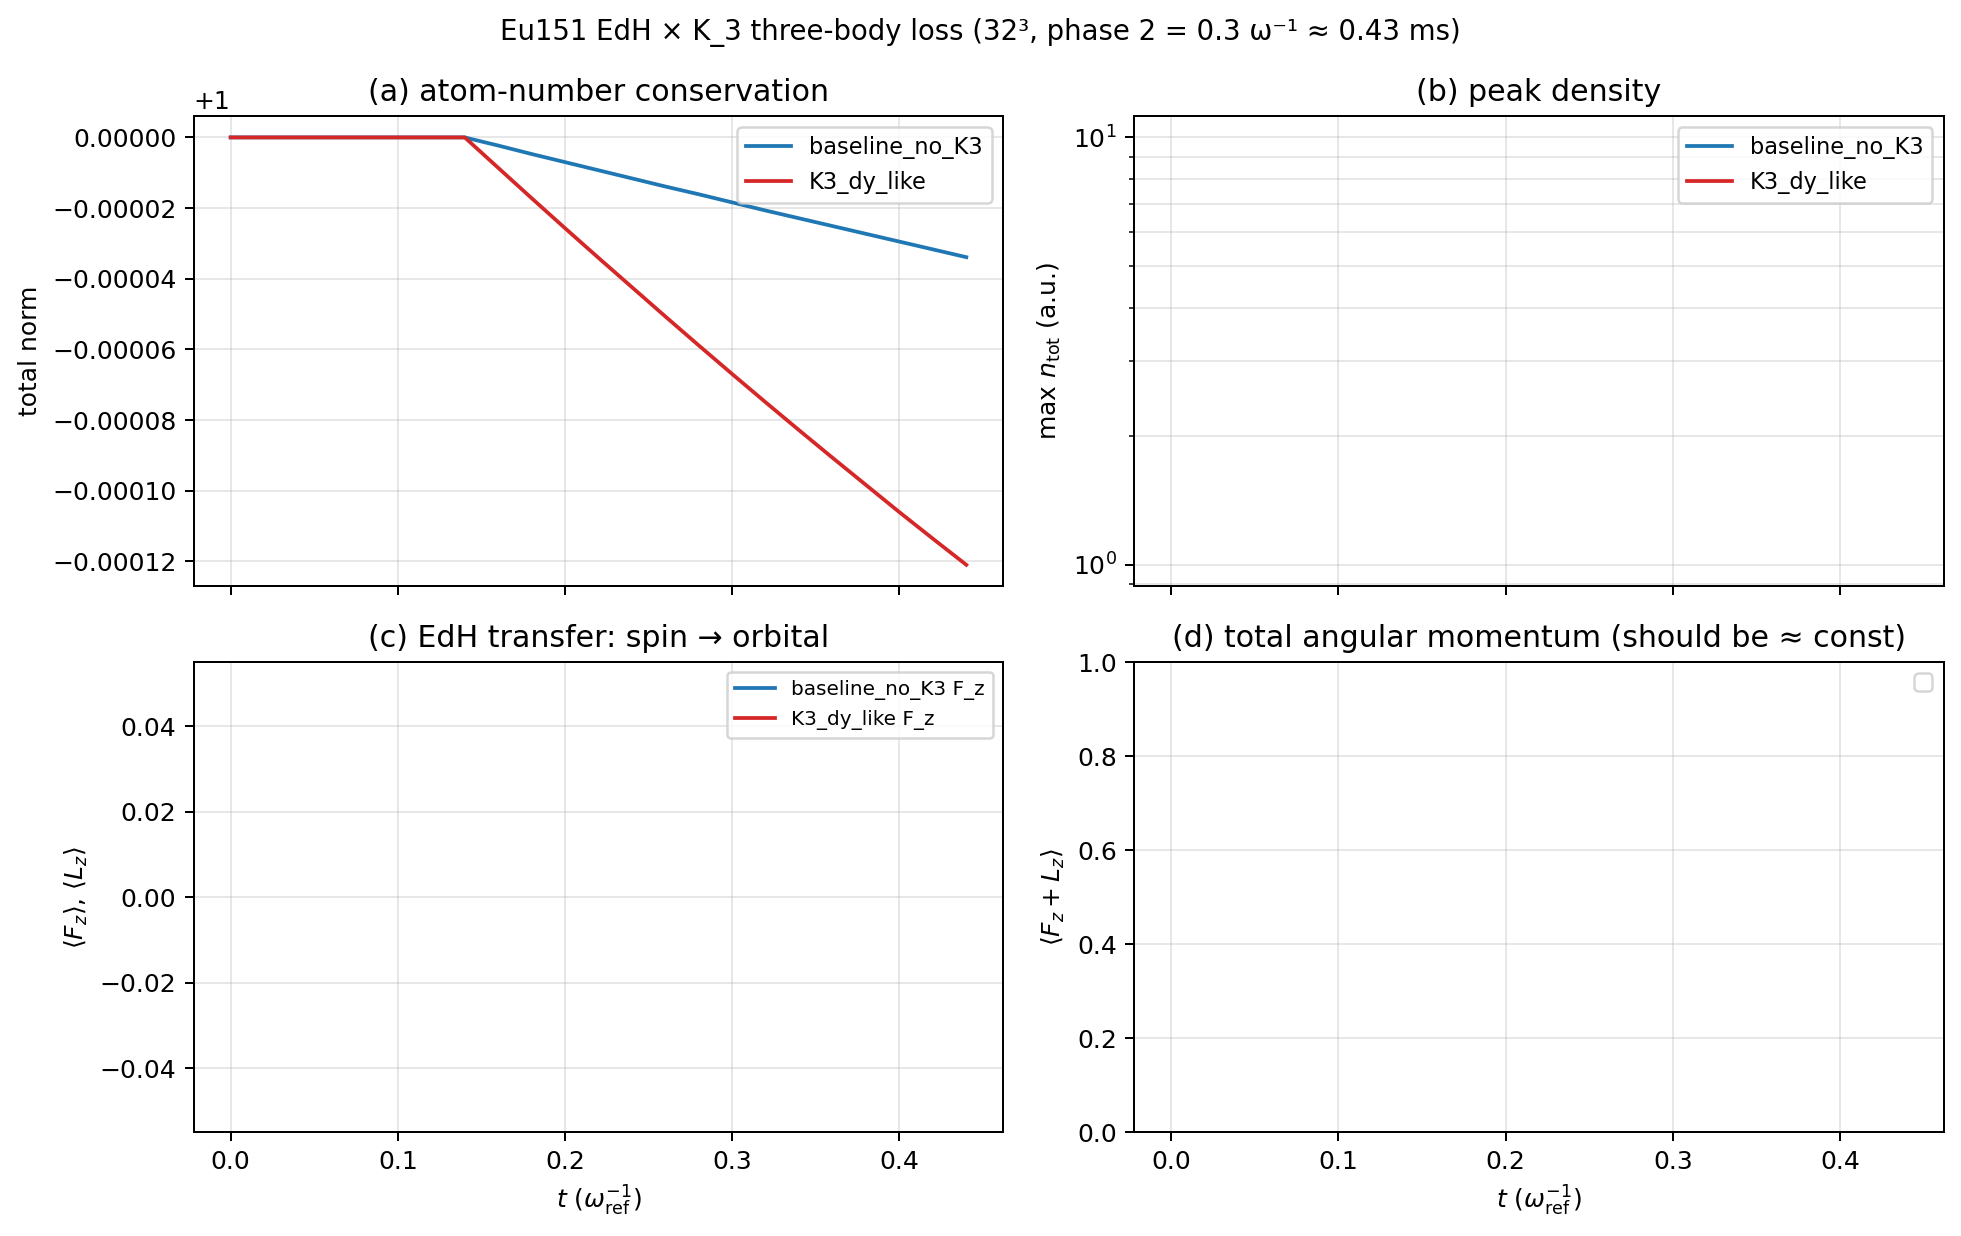

Write Python code to recreate this figure.
#!/usr/bin/env python3
"""Render EdH × K_3 A/B comparison from `edh_k3_compare.csv`.

Four-panel comparison:
  (a) total norm vs t           — K_3 atom-number decay signature
  (b) peak density vs t         — K_3 collapse mitigation
  (c) F_z, L_z vs t             — EdH angular-momentum transfer (should
                                   match between branches at early time;
                                   K_3 is local so doesn't affect transfer
                                   until density spikes diverge)
  (d) F_z + L_z conservation    — EdH check (should be flat)
"""
import csv
import os
from collections import defaultdict

import matplotlib.pyplot as plt
import numpy as np

HERE = os.path.dirname(os.path.abspath(__file__))
CSV = os.path.join(HERE, "edh_k3_compare.csv")
BASE = os.path.join(HERE, "edh_k3_compare")

def load(csv_path):
    data = defaultdict(lambda: defaultdict(list))
    with open(csv_path) as f:
        for r in csv.DictReader(f):
            b = r["branch"]
            for k, v in r.items():
                if k in ("branch", "frame"): continue
                try:
                    data[b][k].append(float(v))
                except ValueError:
                    data[b][k].append(np.nan)
    return data

def main():
    data = load(CSV)
    branches = list(data.keys())
    colors = {"baseline_no_K3": "C0", "K3_dy_like": "C3"}

    fig, axes = plt.subplots(2, 2, figsize=(11, 7), sharex=True)

    for b in branches:
        d = data[b]
        t = np.array(d["t"])
        c = colors.get(b, "k")
        axes[0, 0].plot(t, d["norm"], "-", color=c, label=b, lw=1.5)
        axes[0, 1].plot(t, d["peak_density"], "-", color=c, label=b, lw=1.5)
        axes[1, 0].plot(t, d["Fz"], "-", color=c, label=f"{b} F_z", lw=1.5)
        if any(np.isfinite(d.get("Lz", [np.nan]))):
            axes[1, 0].plot(t, d["Lz"], "--", color=c, label=f"{b} L_z", lw=1.5)
        Fz = np.array(d["Fz"])
        Lz = np.array(d.get("Lz", np.full_like(Fz, np.nan)))
        if np.all(np.isfinite(Lz)):
            axes[1, 1].plot(t, Fz + Lz, "-", color=c, label=b, lw=1.5)

    axes[0, 0].set_ylabel("total norm")
    axes[0, 0].set_title("(a) atom-number conservation")
    axes[0, 0].grid(alpha=0.3); axes[0, 0].legend(fontsize=9)

    axes[0, 1].set_ylabel(r"max $n_{\rm tot}$ (a.u.)")
    axes[0, 1].set_title("(b) peak density")
    axes[0, 1].set_yscale("log")
    axes[0, 1].grid(alpha=0.3, which="both"); axes[0, 1].legend(fontsize=9)

    axes[1, 0].set_xlabel(r"$t$ ($\omega_{\rm ref}^{-1}$)")
    axes[1, 0].set_ylabel(r"$\langle F_z \rangle$, $\langle L_z \rangle$")
    axes[1, 0].set_title("(c) EdH transfer: spin → orbital")
    axes[1, 0].grid(alpha=0.3); axes[1, 0].legend(fontsize=8)

    axes[1, 1].set_xlabel(r"$t$ ($\omega_{\rm ref}^{-1}$)")
    axes[1, 1].set_ylabel(r"$\langle F_z + L_z \rangle$")
    axes[1, 1].set_title("(d) total angular momentum (should be ≈ const)")
    axes[1, 1].grid(alpha=0.3); axes[1, 1].legend(fontsize=9)

    fig.suptitle(
        "Eu151 EdH × K_3 three-body loss (32³, phase 2 = 0.3 ω⁻¹ ≈ 0.43 ms)",
        fontsize=11)
    plt.tight_layout()
    plt.savefig(BASE + ".pdf", bbox_inches="tight")
    plt.savefig(BASE + ".png", bbox_inches="tight", dpi=180)
    plt.savefig(BASE + ".svg", bbox_inches="tight")
    print(f"Wrote {BASE}.{{pdf,png,svg}}")

if __name__ == "__main__":
    main()
